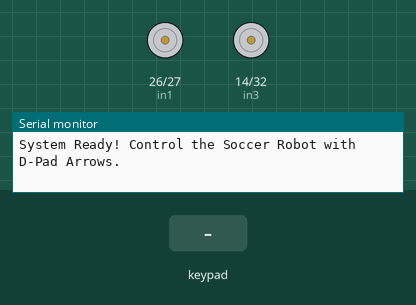
This sketch was run on a simulated ESP32. Shown: motor-driver pin pairs drawn as motors (green arrow = first pin HIGH = forward, orange = second pin HIGH = backward, longer = more drive, scaled by the enable pin), the last lines printed to the serial monitor. Inputs (shaded band) come from the test bench. Nothing arrives over Bluetooth unless stated.

Above: at 1.2 s.
1.3 s: key 'U' pressed
At 1.53 s:
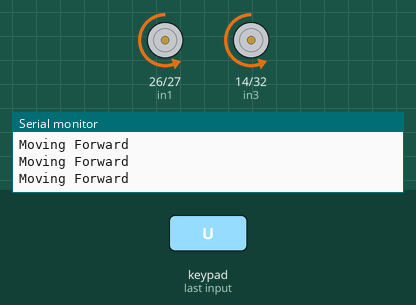
3.2 s: key 'D' pressed
At 3.43 s:
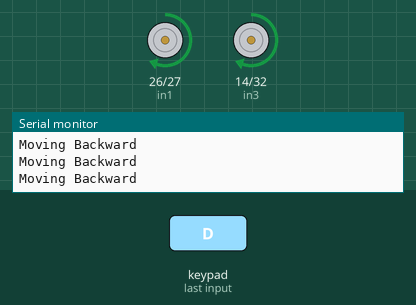
5.1 s: key 'L' pressed
At 5.33 s:
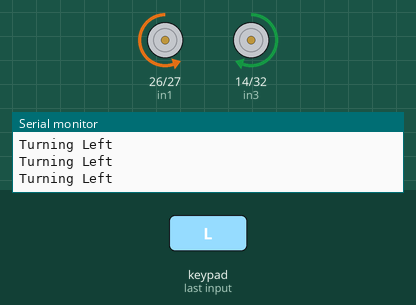
7.0 s: key 'R' pressed
At 7.23 s:
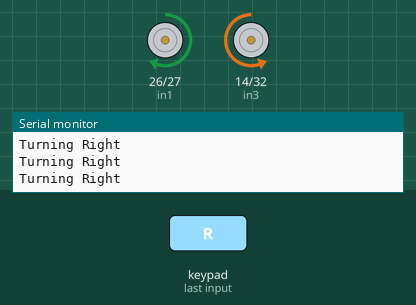
Timing chart, 0 to 9.9 s (numbered marks = the images above; inputs shaded):
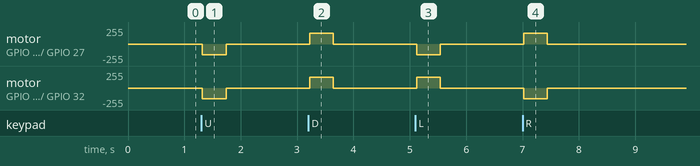

The sketch:

Soccer-Robot-PS4-Control-ESP32.ino
```cpp
#include <PS4Controller.h>

// 1. Pin Definitions for Motor Driver (L298N/BTS7960)
int enA = 25; int in1 = 26; int in2 = 27;
int enB = 33; int in3 = 14; int in4 = 32;

// 2. PWM Settings for ESP32 LEDC
const int freq = 5000;
const int ledChannelA = 0;
const int ledChannelB = 1;
const int resolution = 8;
int currentSpeed = 160; // Initial speed (Medium)

void setup() {
  pinMode(in1, OUTPUT); pinMode(in2, OUTPUT);
  pinMode(in3, OUTPUT); pinMode(in4, OUTPUT);

  // Configure PWM Channels
  ledcSetup(ledChannelA, freq, resolution);
  ledcSetup(ledChannelB, freq, resolution);

  // Attach Pins to PWM Channels
  ledcAttachPin(enA, ledChannelA);
  ledcAttachPin(enB, ledChannelB);

  Serial.begin(115200);

  // Initialize PS4 Controller with stored MAC Address
  if (!PS4.begin("ec:e3:34:19:b2:3c")) {
    Serial.println("Bluetooth Stack Error!");
  }

  Serial.println("System Ready! Control the Soccer Robot with D-Pad Arrows.");
}

void loop() {
  if (PS4.isConnected()) {

    // Speed Control System (Gears)
    if (PS4.Square())   { currentSpeed = 150; Serial.println("Speed: Low"); }
    if (PS4.Cross())    { currentSpeed = 190; Serial.println("Speed: Medium"); }
    if (PS4.Circle())   { currentSpeed = 230; Serial.println("Speed: High"); }
    if (PS4.Triangle()) { currentSpeed = 255; Serial.println("Speed: Max"); }

    // Movement Control Logic
    if (PS4.Up()) {
      Serial.println("Moving Forward");
      move(currentSpeed, 0, 1, 0, 1);
    }
    else if (PS4.Down()) {
      Serial.println("Moving Backward");
      move(currentSpeed, 1, 0, 1, 0);
    }
    else if (PS4.Right()) {
      Serial.println("Turning Right");
      move(currentSpeed, 1, 0, 0, 1); // Center Pivot Turn Right
    }
    else if (PS4.Left()) {
      Serial.println("Turning Left");
      move(currentSpeed, 0, 1, 1, 0); // Center Pivot Turn Left
    }
    else {
      // Stop when no buttons are pressed
      move(0, 0, 0, 0, 0);
    }
  }
}

// Unified Movement Function
void move(int speed, int i1, int i2, int i3, int i4) {
  ledcWrite(ledChannelA, speed);
  ledcWrite(ledChannelB, speed);

  digitalWrite(in1, i1);
  digitalWrite(in2, i2);
  digitalWrite(in3, i3);
  digitalWrite(in4, i4);
}
```

Measured:
- after the input at 1.3 s, motor on GPIO 26 (in1) / GPIO 27 (in2), motor on GPIO 14 (in3) / GPIO 32 (in4): stopped → backward 159/255 at once, → stopped 0.42 s later
- after the input at 3.2 s, motor on GPIO 26 (in1) / GPIO 27 (in2), motor on GPIO 14 (in3) / GPIO 32 (in4): stopped → forward 159/255 at once, → stopped 0.42 s later
- after the input at 5.1 s, motor on GPIO 26 (in1) / GPIO 27 (in2): stopped → backward 159/255 at once, → stopped 0.42 s later; motor on GPIO 14 (in3) / GPIO 32 (in4): stopped → forward 159/255 at once, → stopped 0.42 s later
- after the input at 7.0 s, motor on GPIO 26 (in1) / GPIO 27 (in2): stopped → forward 159/255 at once, → stopped 0.42 s later; motor on GPIO 14 (in3) / GPIO 32 (in4): stopped → backward 159/255 at once, → stopped 0.42 s later
